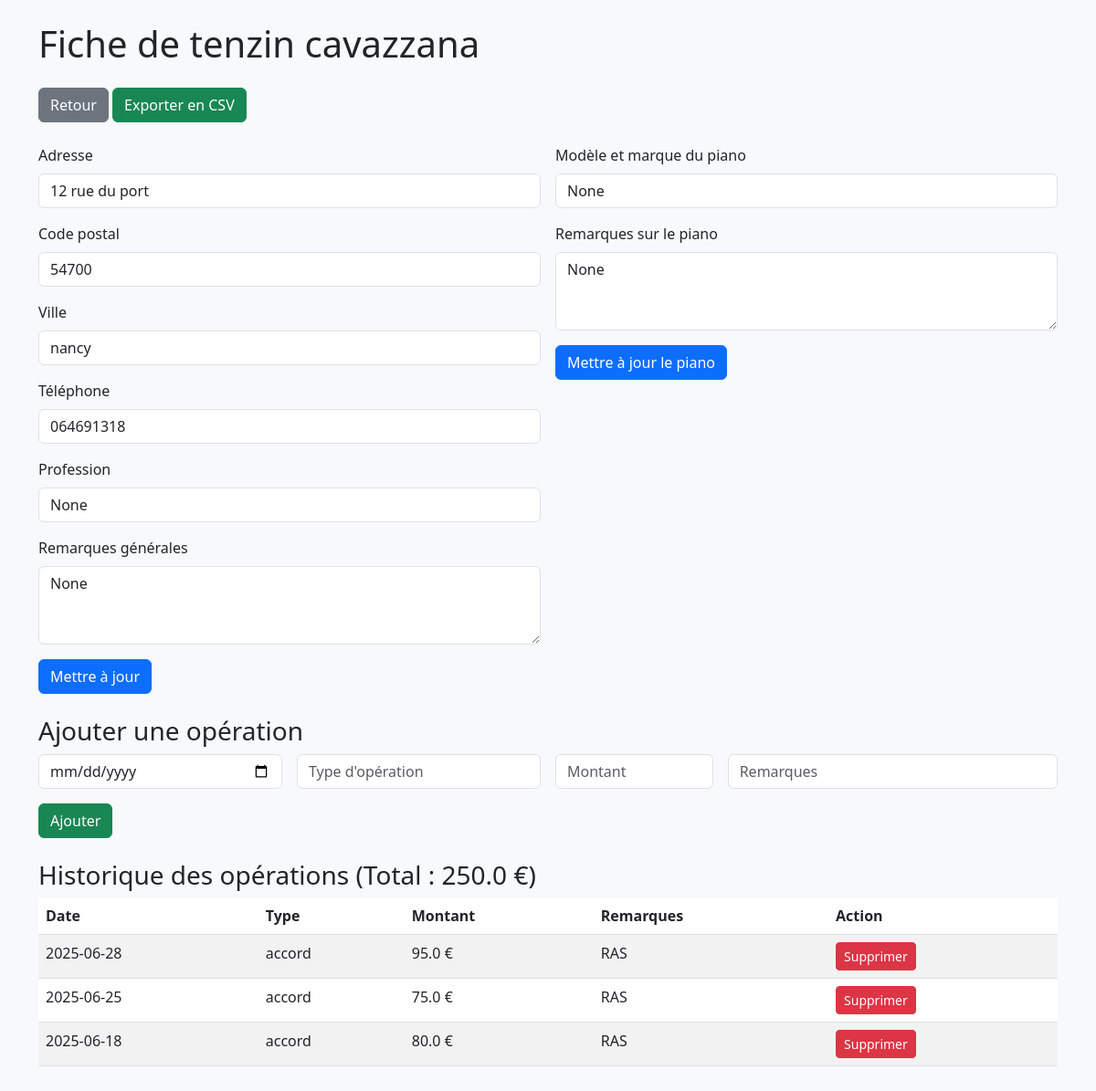
Screenshot of /client/1 with the database file from the repository.
### tables this page shows
CREATE TABLE clients (
    id INTEGER PRIMARY KEY AUTOINCREMENT,
    nom TEXT NOT NULL,
    prenom TEXT,
    adresse TEXT,
    code_postal TEXT,
    ville TEXT,
    telephone TEXT,
    profession TEXT,
    remarque TEXT,
    modele TEXT,
    remarques_piano TEXT,
    archive INTEGER DEFAULT 0
);

CREATE TABLE operations (
    id INTEGER PRIMARY KEY AUTOINCREMENT,
    client_id INTEGER,
    type TEXT,
    montant REAL,
    date_operation TEXT,
    remarque TEXT,
    FOREIGN KEY(client_id) REFERENCES clients(id)
);

### app.py (the view)
@app.route('/client/<int:id>')
def client_detail(id):
    conn = get_db_connection()
    client = conn.execute("SELECT * FROM clients WHERE id = ?", (id,)).fetchone()
    operations = conn.execute("SELECT * FROM operations WHERE client_id = ? ORDER BY date_operation DESC", (id,)).fetchall()
    ca_total = conn.execute("SELECT IFNULL(SUM(montant), 0) FROM operations WHERE client_id = ?", (id,)).fetchone()[0]
    conn.close()
    return render_template('client.html', client=client, operations=operations, ca_total=ca_total)

### app.py (called while the page is built)
def get_db_connection():
    conn = sqlite3.connect('crm.db')
    conn.row_factory = sqlite3.Row
    return conn

### templates/client.html (shortened to what this page needs)
<!DOCTYPE html>
<html lang="fr">
<head>
  <link href="https://cdn.jsdelivr.net/npm/bootstrap@5.3.0/dist/css/bootstrap.min.css" rel="stylesheet">
</head>
<body class="bg-light p-4">
  <div class="container">
    <h1 class="mb-4">Fiche de {{ client['prenom'] }} {{ client['nom'] }}</h1>
    <div class="mb-4">
      <a href="/" class="btn btn-secondary">Retour</a>
      <a href="/export-client/{{ client['id'] }}" class="btn btn-success">Exporter en CSV</a>
    </div>
    <div class="row g-3 mb-4">
      <div class="col-md-6">
        <form method="POST" action="/client/{{ client['id'] }}/update">
          <div class="mb-3">
            <label class="form-label">Adresse</label>
            <input class="form-control" name="adresse" value="{{ client['adresse'] }}">
          </div>
          <div class="mb-3">
            <label class="form-label">Code postal</label>
            <input class="form-control" name="code_postal" value="{{ client['code_postal'] }}">
          </div>
          <div class="mb-3">
            <label class="form-label">Ville</label>
            <input class="form-control" name="ville" value="{{ client['ville'] }}">
          </div>
          <div class="mb-3">
            <label class="form-label">Téléphone</label>
            <input class="form-control" name="telephone" value="{{ client['telephone'] }}">
          </div>
          <div class="mb-3">
            <label class="form-label">Profession</label>
            <input class="form-control" name="profession" value="{{ client['profession'] }}">
          </div>
          <div class="mb-3">
            <label class="form-label">Remarques générales</label>
            <textarea class="form-control" name="remarque" rows="3">{{ client['remarque'] }}</textarea>
          </div>
          <button class="btn btn-primary">Mettre à jour</button>
        </form>
      </div>
      <div class="col-md-6">
        <form method="POST" action="/client/{{ client['id'] }}/update-piano">
          <div class="mb-3">
            <label class="form-label">Modèle et marque du piano</label>
            <input class="form-control" name="modele" value="{{ client['modele'] }}">
          </div>
          <div class="mb-3">
            <label class="form-label">Remarques sur le piano</label>
            <textarea class="form-control" name="remarques_piano" rows="3">{{ client['remarques_piano'] }}</textarea>
          </div>
          <button class="btn btn-primary">Mettre à jour le piano</button>
        </form>
      </div>
    </div>
    <div class="mb-4">
      <h3>Ajouter une opération</h3>
      <form method="POST" action="/client/{{ client['id'] }}/add-operation">
        <div class="row g-3">
          <div class="col-md-3">
            <input class="form-control" name="date_operation" type="date" required>
          </div>
          <div class="col-md-3">
            <input class="form-control" name="type" placeholder="Type d'opération" required>
          </div>
          <div class="col-md-2">
            <input class="form-control" name="montant" placeholder="Montant" type="number" step="0.01" required>
          </div>
          <div class="col-md-4">
            <input class="form-control" name="remarque" placeholder="Remarques">
          </div>
        </div>
        <button class="btn btn-success mt-3">Ajouter</button>
      </form>
    </div>
    <div>
      <h3>Historique des opérations (Total : {{ ca_total }} €)</h3>
      <table class="table table-striped">
        <thead>
          <tr>
            <th>Date</th>
            <th>Type</th>
            <th>Montant</th>
            <th>Remarques</th>
            <th>Action</th>
          </tr>
        </thead>
        <tbody>
          {% for op in operations %}
          <tr>
            <td>{{ op['date_operation'] }}</td>
            <td>{{ op['type'] }}</td>
            <td>{{ op['montant'] }} €</td>
            <td>{{ op['remarque'] }}</td>
            <td>
              <form method="POST" action="/client/{{ client['id'] }}/delete-operation/{{ op['id'] }}" style="display:inline">
                <button class="btn btn-sm btn-danger">Supprimer</button>
              </form>
            </td>
          </tr>
          {% endfor %}
        </tbody>
      </table>
    </div>
  </div>
</body>
</html>

### rows the page displays
clients: prenom "tenzin", nom "cavazzana", adresse "12 rue du port", code_postal "54700", ville "nancy", telephone "064691318"
operations: date_operation "2025-06-28", type "accord", montant "95.0", remarque "RAS"
operations: date_operation "2025-06-25", type "accord", montant "75.0", remarque "RAS"
operations: date_operation "2025-06-18", type "accord", montant "80.0", remarque "RAS"

### other values shown
{{ ca_total }} "250.0"
